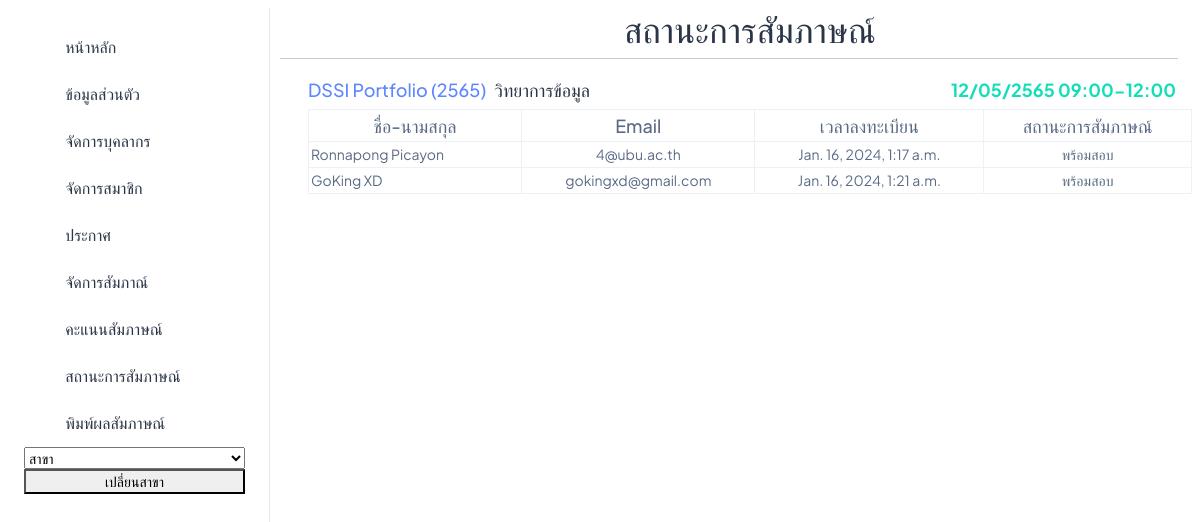
Screenshot of /Manager_Status/6 with the database file from the repository.
### interview/models.py (models this page shows, shortened)
class Round(models.Model):
    major = models.ForeignKey(Major, on_delete=models.CASCADE)
    academic_year = models.CharField(max_length=20)
    round_name = models.CharField(max_length=20)
    manager = models.ForeignKey(User, on_delete=models.CASCADE)
    users = models.ManyToManyField(User, related_name='rounds_participated', blank=True)
    TemporaryUser = models.ManyToManyField(TemporaryUser,related_name='rounds_participated', blank=True)
    documents = models.CharField(max_length=200, null=True,blank=True)
    active = models.BooleanField(default=False,null=True,blank=True)
    interview_time = models.CharField(max_length=50, null=True, blank=True)

class Major(models.Model):
    major = models.CharField(max_length=100)
    faculty = models.ForeignKey(Faculty, on_delete=models.CASCADE)
    default_manager = models.ManyToManyField(User, blank=True,related_name='manager')
    users = models.ManyToManyField(User,blank=True)
    TemporaryUser = models.ManyToManyField(TemporaryUser , blank=True)
    def __str__(self) -> str:
        return f"{self.major}"

class InterviewStatus(models.Model):
    user = models.ForeignKey(User, on_delete=models.CASCADE, related_name='interview_status')
    status = models.CharField(max_length=100)
    round = models.ForeignKey(Round, on_delete=models.CASCADE)
    reg_at = models.DateTimeField(auto_now_add=True,blank=True ,null= True)

class User(AbstractBaseUser, PermissionsMixin):
    email = models.EmailField(unique=True)
    username = models.CharField(max_length=30, unique=True)
    first_name = models.CharField(max_length=100)
    last_name = models.CharField(max_length=100)
    gender = models.CharField(max_length=20)
    address = models.CharField(max_length=400)
    postcode = models.CharField(max_length=20)
    phone_number = models.CharField(max_length=10)
    citizen_id = models.CharField(max_length=13,unique=True,blank=True,null=True)
    birth_date = models.DateField(blank=True,null=True)
    date_joined = models.DateTimeField(default=timezone.now)
    is_active = models.BooleanField(default=True)
    is_staff = models.BooleanField(default=False)
    objects = CustomUserManager()
    USERNAME_FIELD = 'username'
    EMAIL_FIELD = 'email'
    REQUIRED_FIELDS = ['email']

### interview/views.py (the view)
# urls.py: path('Manager_Status/<int:id>',Manager_StatusRound,name='Manager_StatusRound'),
def Manager_StatusRound(request,id):
    round = Round.objects.get(id=id)
    UserInRound = InterviewStatus.objects.filter(round=round).order_by("reg_at")
    context = {
        "Users" : UserInRound,
        "round" : round,
    }
    return render(request, "manager/Manager_StatusRound.html", context)

### interview/templates/manager/Manager_StatusRound.html
{% extends 'manager/base/n_base.html' %}
{% block topic %}
<h1 class="text-3xl text-gray-100 mt-2 text-center">สถานะการสัมภาษณ์</h1>
{% endblock %}
{% block content %}
<div class="pt-14 px-2">
    <div class="d-flex justify-content-between">
        <div class="d-flex">
            <h4 class="fs-5 text-primary mt-auto">{{ round.round_name }} ({{ round.academic_year }})</h4>
            <h4 class="fs-5 text-dark ms-2 mt-auto">{{ round.major }}</h4>
        </div>
        <div>
            <h4 class="fs-5 fw-bolder text-success mt-auto me-3">{{ round.interview_time }}</h4>
        </div>
    </div>
        <table class="table table-bordered table-hover">
            <thead class="thead-dark">
                <tr>
                    <th class="text-center fs-5 fw-medium">ชื่อ-นามสกุล</th>
                    <th class="text-center fs-5 fw-medium">Email</th>
                    <th class="text-center fs-5 fw-medium">เวลาลงทะเบียน</th>
                    <th class="text-center fs-5 fw-medium">สถานะการสัมภาษณ์</th>
                </tr>
            </thead>
            <tbody>
                {% for user in Users %}
                <tr class="text-center">
                    <td class="text-start">{{ user.user.first_name }} {{ user.user.last_name }}</td>
                    <td>{{ user.user.email }}</td>
                    <td>{{ user.reg_at }}</td>
                    <td>{{ user.status }}</td>
                </tr>
                {% endfor %}
            </tbody>
        </table>
    </div>
{% endblock %}

### rows the page displays
Round: round_name "DSSI Portfolio", academic_year "2565", major "วิทยาการข้อมูล", interview_time "12/05/2565 09:00-12:00"
InterviewStatus: user.first_name "Ronnapong", user.last_name "Picayon", user.email "4@ubu.ac.th", reg_at "Jan. 16, 2024, 1:17 a.m.", status "พร้อมสอบ"
InterviewStatus: user.first_name "GoKing", user.last_name "XD", user.email "gokingxd@gmail.com", reg_at "Jan. 16, 2024, 1:21 a.m.", status "พร้อมสอบ"
